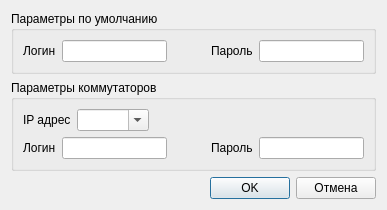
<?xml version="1.0" encoding="UTF-8"?>
<ui version="4.0">
 <class>Dialog</class>
 <widget class="QDialog" name="Dialog">
  <property name="geometry">
   <rect>
    <x>0</x>
    <y>0</y>
    <width>387</width>
    <height>194</height>
   </rect>
  </property>
  <property name="windowTitle">
   <string>Dialog</string>
  </property>
  <layout class="QVBoxLayout" name="verticalLayout">
   <item>
    <widget class="QGroupBox" name="group_box_default">
     <property name="title">
      <string>Параметры по умолчанию</string>
     </property>
     <layout class="QHBoxLayout" name="horizontalLayout_2">
      <item>
       <widget class="QLabel" name="label_default_user_name">
        <property name="text">
         <string>Логин</string>
        </property>
       </widget>
      </item>
      <item>
       <widget class="QLineEdit" name="line_edit_default_user_name"/>
      </item>
      <item>
       <spacer name="horizontal_spacer_2">
        <property name="orientation">
         <enum>Qt::Horizontal</enum>
        </property>
        <property name="sizeHint" stdset="0">
         <size>
          <width>40</width>
          <height>20</height>
         </size>
        </property>
       </spacer>
      </item>
      <item>
       <widget class="QLabel" name="label_default_password">
        <property name="text">
         <string>Пароль</string>
        </property>
       </widget>
      </item>
      <item>
       <widget class="QLineEdit" name="line_edit_default_password"/>
      </item>
     </layout>
    </widget>
   </item>
   <item>
    <widget class="QGroupBox" name="group_box_router">
     <property name="title">
      <string>Параметры коммутаторов</string>
     </property>
     <layout class="QVBoxLayout" name="vertical_layout">
      <item>
       <layout class="QHBoxLayout" name="horizontal_layout_2">
        <item>
         <widget class="QLabel" name="label_ip_address">
          <property name="text">
           <string>IP адрес</string>
          </property>
         </widget>
        </item>
        <item>
         <widget class="QComboBox" name="combo_box_ip_addresses">
          <property name="editable">
           <bool>true</bool>
          </property>
         </widget>
        </item>
        <item>
         <spacer name="horizontal_spacer_3">
          <property name="orientation">
           <enum>Qt::Horizontal</enum>
          </property>
          <property name="sizeHint" stdset="0">
           <size>
            <width>40</width>
            <height>20</height>
           </size>
          </property>
         </spacer>
        </item>
       </layout>
      </item>
      <item>
       <layout class="QHBoxLayout" name="horizontal_layout">
        <item>
         <widget class="QLabel" name="label_user_name">
          <property name="text">
           <string>Логин</string>
          </property>
         </widget>
        </item>
        <item>
         <widget class="QLineEdit" name="line_edit_user_name"/>
        </item>
        <item>
         <spacer name="horizontal_spacer">
          <property name="orientation">
           <enum>Qt::Horizontal</enum>
          </property>
          <property name="sizeHint" stdset="0">
           <size>
            <width>40</width>
            <height>20</height>
           </size>
          </property>
         </spacer>
        </item>
        <item>
         <widget class="QLabel" name="label_password">
          <property name="text">
           <string>Пароль</string>
          </property>
         </widget>
        </item>
        <item>
         <widget class="QLineEdit" name="line_edit_password"/>
        </item>
       </layout>
      </item>
     </layout>
    </widget>
   </item>
   <item>
    <layout class="QHBoxLayout" name="horizontalLayout">
     <item>
      <spacer name="horizontalSpacer_2">
       <property name="orientation">
        <enum>Qt::Horizontal</enum>
       </property>
       <property name="sizeHint" stdset="0">
        <size>
         <width>40</width>
         <height>20</height>
        </size>
       </property>
      </spacer>
     </item>
     <item>
      <widget class="QPushButton" name="button_ok">
       <property name="text">
        <string>OK</string>
       </property>
      </widget>
     </item>
     <item>
      <widget class="QPushButton" name="button_cancel">
       <property name="text">
        <string>Отмена</string>
       </property>
      </widget>
     </item>
    </layout>
   </item>
  </layout>
 </widget>
 <resources/>
 <connections/>
</ui>
